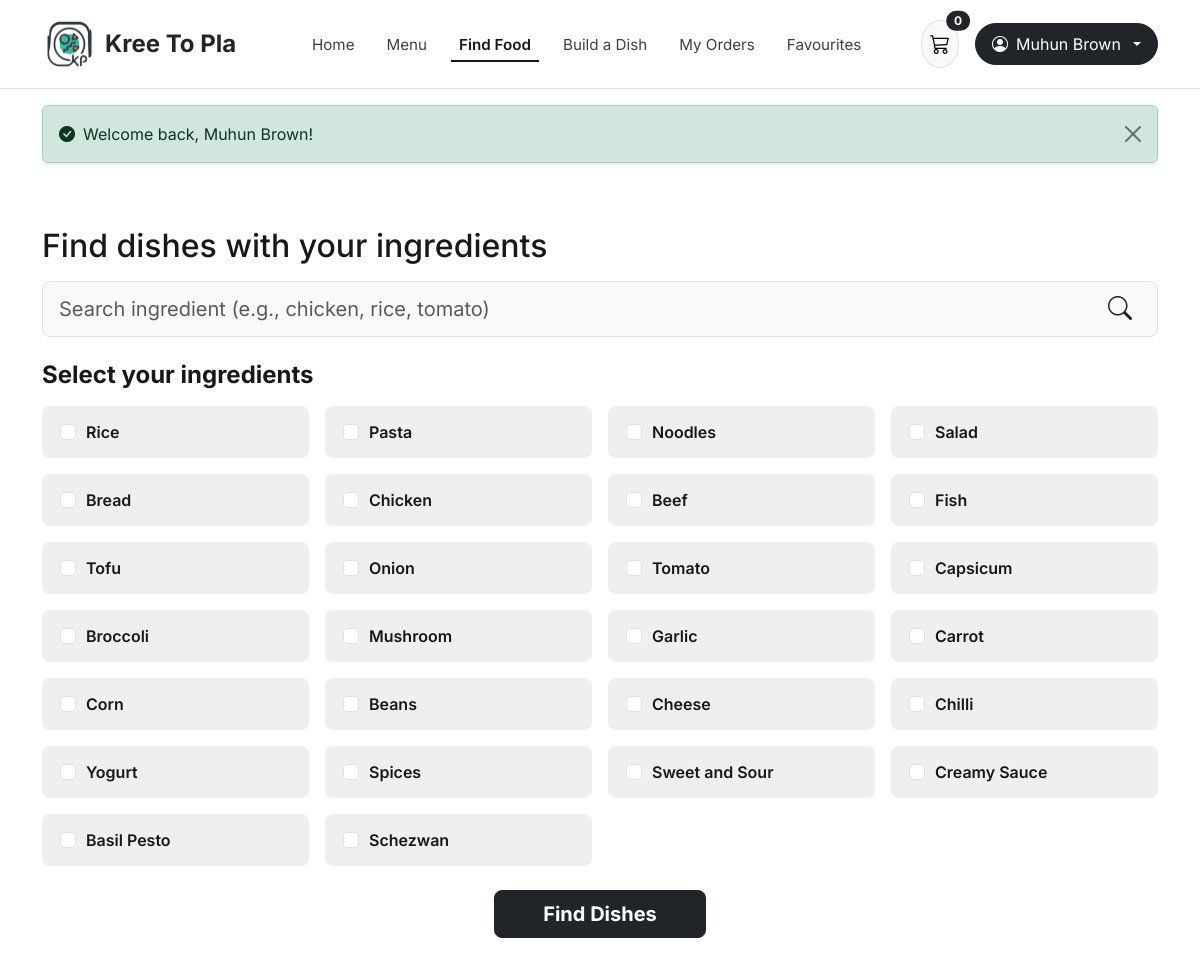
The page /find_food.php (signed in) on the database its author committed.
### tables this page shows
CREATE TABLE Ingredient (
  ingredient_id   INT UNSIGNED AUTO_INCREMENT PRIMARY KEY,
  ingredient_name VARCHAR(150) NOT NULL,
  category        ENUM('Base', 'Protein', 'Vegetable', 'Sauce', 'Other') NOT NULL DEFAULT 'Vegetable',
  price           DECIMAL(10,2) NOT NULL DEFAULT 25.00,
  allergy_info    TEXT NULL,
  is_available    BOOLEAN NOT NULL DEFAULT TRUE,
  CONSTRAINT ck_ingredient_price CHECK (price >= 0)
);

### includes/security.php (called while the page is built, shortened)
<?php
function e(mixed $value): string
{
    return htmlspecialchars((string) ($value ?? ''), ENT_QUOTES | ENT_SUBSTITUTE, 'UTF-8');
}

### find_food.php (the view, shortened to what this page needs)
<?php
require_once __DIR__ . '/includes/security.php';
$ingStmt = $pdo->query('SELECT ingredient_id, ingredient_name, category, allergy_info FROM Ingredient WHERE is_available = TRUE ORDER BY ingredient_id ASC');
$allIngredients = $ingStmt->fetchAll();
$selectedIds = isset($_GET['ingredients']) && is_array($_GET['ingredients'])
    ? array_values(array_filter(array_map('intval', $_GET['ingredients']), fn($id) => $id > 0))
    : [];
$searchQuery = trim((string) ($_GET['q'] ?? ''));
require_once __DIR__ . '/includes/header.php';
?>
<div class="container py-5">
    <form method="GET" action="find_food.php" class="mb-5">
        <h2 class="fw-extrabold mb-3">Find dishes with your ingredients</h2>
        <div class="input-group input-group-lg mb-4 bg-light rounded-3 border">
            <input type="text" id="js-ingredient-filter-input" name="q"
                   class="form-control bg-transparent border-0"
                   placeholder="Search ingredient (e.g., chicken, rice, tomato)"
                   value="<?= e($searchQuery) ?>">
            <button class="btn btn-link text-dark px-4" type="submit" title="Search">
                <i class="bi bi-search fs-4"></i>
            </button>
        </div>
        <h4 class="fw-bold mb-3">Select your ingredients</h4>
        <div class="row row-cols-2 row-cols-md-4 g-3 mb-4">
            <?php foreach ($allIngredients as $ing):
                $id      = (int) $ing['ingredient_id'];
                $checked = in_array($id, $selectedIds, true);
            ?>
                <div class="col js-ingredient-item" data-name="<?= e($ing['ingredient_name']) ?>">
                    <label class="kp-ing-pill w-100 <?= $checked ? 'selected' : '' ?>">
                        <input type="checkbox" name="ingredients[]" value="<?= $id ?>"
                               class="form-check-input mt-0" <?= $checked ? 'checked' : '' ?>>
                        <span><?= e($ing['ingredient_name']) ?></span>
                    </label>
                </div>
            <?php endforeach; ?>
        </div>
        <div class="text-center mt-4">
            <button type="submit" class="btn btn-dark btn-lg px-5 py-2 fw-bold">Find Dishes</button>
        </div>
    </form>
</div>
<?php require_once __DIR__ . '/includes/footer.php'; ?>

### assets/css/style.css (style rules this page uses)
:root { --kp-black: #18181b; --kp-gray-bg: #d9d9d9; --kp-light-bg: #f4f4f5; --kp-accent-teal: #2dd4bf; --kp-accent-red: #dc2626; --kp-accent-amber: #d97706; --kp-purple: #6d5acd; }
body { font-family: 'Inter', -apple-system, BlinkMacSystemFont, sans-serif; color: var(--kp-black); background-color: #ffffff; }
.kp-ing-pill { display: flex; align-items: center; gap: 10px; background-color: #efefef; border: 2px solid transparent; border-radius: 8px; padding: 12px 16px; cursor: pointer; font-weight: 600; user-select: none; transition: all 0.15s ease; }

### rows shown on the page
ingredient: ingredient_name "Rice"
ingredient: ingredient_name "Pasta"
ingredient: ingredient_name "Noodles"
ingredient: ingredient_name "Salad"
ingredient: ingredient_name "Bread"
ingredient: ingredient_name "Chicken"
ingredient: ingredient_name "Beef"
ingredient: ingredient_name "Fish"
ingredient: ingredient_name "Tofu"
ingredient: ingredient_name "Onion"
ingredient: ingredient_name "Tomato"
ingredient: ingredient_name "Capsicum"
ingredient: ingredient_name "Broccoli"
ingredient: ingredient_name "Mushroom"
ingredient: ingredient_name "Garlic"
ingredient: ingredient_name "Carrot"
ingredient: ingredient_name "Corn"
ingredient: ingredient_name "Beans"
ingredient: ingredient_name "Cheese"
ingredient: ingredient_name "Chilli"
ingredient: ingredient_name "Yogurt"
ingredient: ingredient_name "Spices"
ingredient: ingredient_name "Sweet and Sour"
ingredient: ingredient_name "Creamy Sauce"
ingredient: ingredient_name "Basil Pesto"
ingredient: ingredient_name "Schezwan"

### other values the page prints
$cartCount "0"
$_SESSION['user_name'] "Muhun Brown"
$_SESSION['flash_success'] "Welcome back, Muhun Brown!"
